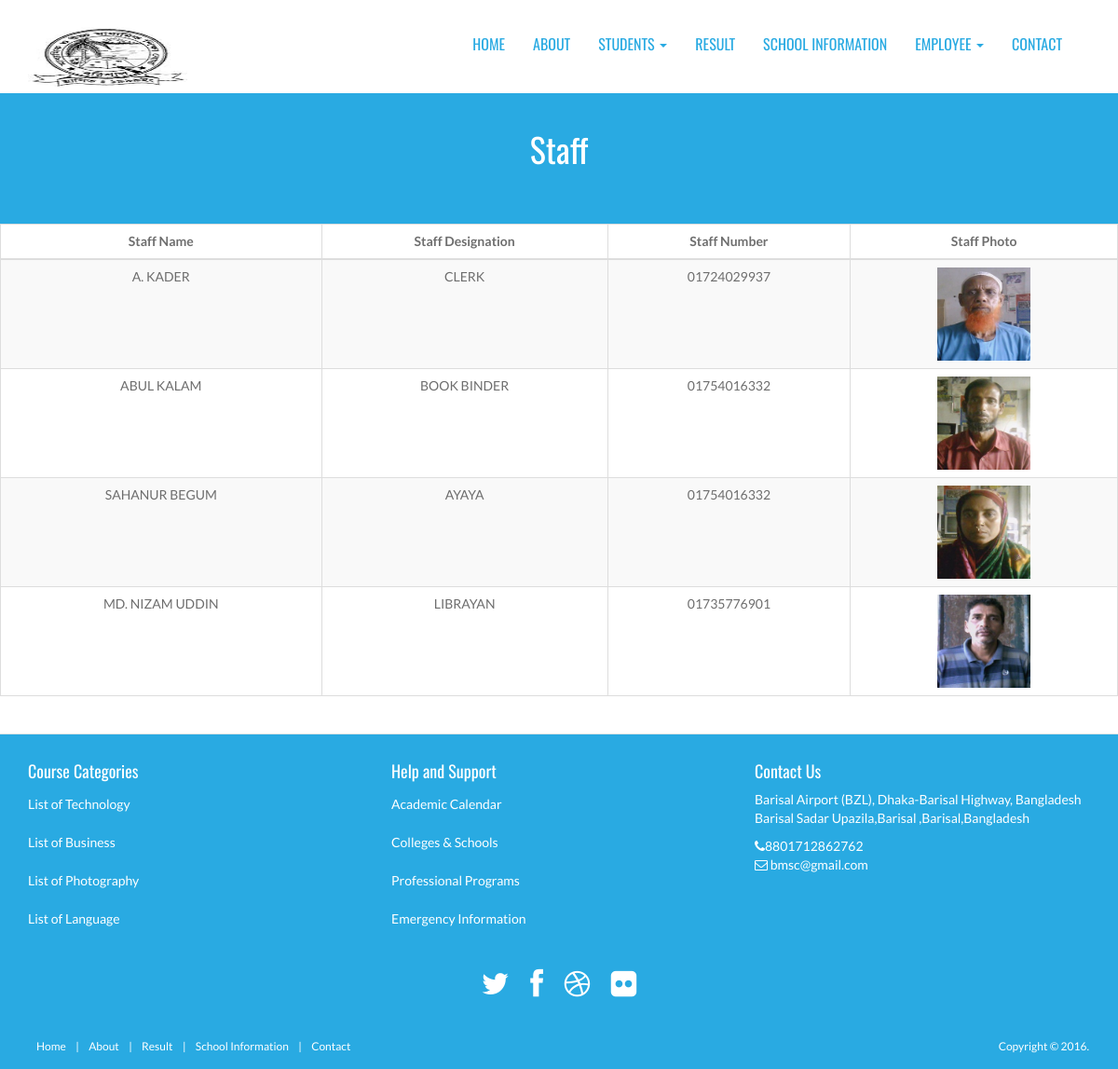
Page /staff.php on the committed database.
### tables this page shows
CREATE TABLE IF NOT EXISTS `tbl_staff` (
  `staff_id` int(3) NOT NULL AUTO_INCREMENT,
  `staff_name` varchar(100) NOT NULL,
  `staff_designation` varchar(100) NOT NULL,
  `staff_number` varchar(15) NOT NULL,
  `staff_photo` text NOT NULL,
  `publication_status` tinyint(1) NOT NULL,
  PRIMARY KEY (`staff_id`)
);

CREATE TABLE IF NOT EXISTS `tbl_category` (
  `category_id` int(3) NOT NULL AUTO_INCREMENT,
  `category_name` varchar(100) NOT NULL,
  `category_description` text NOT NULL,
  `publication_status` tinyint(1) NOT NULL,
  PRIMARY KEY (`category_id`)
);

CREATE TABLE IF NOT EXISTS `tbl_admission` (
  `admission_id` int(3) NOT NULL AUTO_INCREMENT,
  `admission_title` varchar(256) NOT NULL,
  `admission_description` text NOT NULL,
  `publication_status` smallint(1) NOT NULL,
  PRIMARY KEY (`admission_id`)
);

CREATE TABLE IF NOT EXISTS `tbl_address` (
  `address_id` int(3) NOT NULL AUTO_INCREMENT,
  `address` varchar(300) NOT NULL,
  `email` varchar(256) NOT NULL,
  `phone` varchar(15) NOT NULL,
  `publication_status` tinyint(1) NOT NULL,
  PRIMARY KEY (`address_id`)
);

### staff.php (called while the page is built, shortened)
<?php
include './index.php';

### classes/application.php (called while the page is built, shortened)
<?php
class Application {
    private $db_connect;
    public function __construct() {
        $host_name = 'localhost';
        $user_name = 'root';
        $password = '';
        $db_name = 'school-management-system';
        $this->db_connect = mysqli_connect($host_name, $user_name, $password, $db_name);
    }
    public function select_all_staff_info() {
        $sql = "SELECT * FROM tbl_staff WHERE publication_status=1";
        if (mysqli_query($this->db_connect, $sql)) {
            $query_result = mysqli_query($this->db_connect, $sql);
            return $query_result;
        } else {
            die('Query Problem' . mysqli_error($this->db_connect));
        }
    }
    public function select_all_contact_info() {
        $sql = "SELECT * FROM tbl_address WHERE publication_status=1";
        if (mysqli_query($this->db_connect, $sql)) {
            $query_result = mysqli_query($this->db_connect, $sql);
            return $query_result;
        } else {
            die('Query Problem' . mysqli_error($this->db_connect));
        }
    }
    public function select_all_category_info() {
        $sql = "SELECT * FROM tbl_category WHERE publication_status=1";
        if (mysqli_query($this->db_connect, $sql)) {
            $query_result = mysqli_query($this->db_connect, $sql);
            return $query_result;
        } else {
            die('Query Problem' . mysqli_error($this->db_connect));
        }
    }
    public function select_admission_info() {
        $sql = "SELECT * FROM tbl_admission WHERE publication_status=1";
        if (mysqli_query($this->db_connect, $sql)) {
            $query_result = mysqli_query($this->db_connect, $sql);
            return $query_result;
        } else {
            die('Query Problem' . mysqli_error($this->db_connect));
        }
    }
}

### pages/staff_content.php (the view)
<?php
    $query_result = $obj_app->select_all_staff_info();
?>
<header id="head" class="secondary">
    <div class="container">
        <h1>Staff</h1>
    </div>
</header>
<div class="box-content">
    <table class="table table-striped table-bordered bootstrap-datatable datatable" >
        <thead>
            <tr>
                <th class="text-center">Staff Name</th>
                <th class="text-center">Staff Designation</th>
                <th class="text-center">Staff Number</th>
                <th class="text-center">Staff Photo</th>
            </tr>
        </thead>
        <tbody>
            <?php while ($staff_info = mysqli_fetch_assoc($query_result)) { ?>
                <tr>
                    <td class="text-center"><?php echo $staff_info['staff_name']; ?></td>
                    <td class="text-center"><?php echo $staff_info['staff_designation']; ?></td>
                    <td class="text-center"><?php echo $staff_info['staff_number']; ?></td>
                    <td class="text-center"><img height="100px!important" src="assets/<?php echo $staff_info['staff_photo']; ?>" alt=""></td>
                </tr>
            <?php } ?>
        </tbody>
    </table>
</div>

### include/footer.php (shortened to what this page needs)
<?php
$query_result = $obj_app->select_all_contact_info();
$query_result1 = $obj_app->select_all_category_info();
$query_result2 = $obj_app->select_admission_info();
?>
<footer id="footer">
    <div class="container">
        <div class="row">
            <div class="footerbottom">
                <div class="col-md-4 col-sm-6">
                    <div class="footerwidget">
                        <h4>
                            Course Categories
                        </h4>
                        <div class="menu-course">
                            <?php while ($category_info = mysqli_fetch_assoc($query_result1)) { ?>
                                <ul class="menu">
                                    <li><a href="#"> <?php echo $category_info['category_name']; ?></a></li>
                                </ul>
                            <?php } ?>
                        </div>
                    </div>
                </div>
                <div class="col-md-4 col-sm-6">
                    <div class="footerwidget">
                        <h4>
                            Help and Support
                        </h4>
                        <?php while ($admission_info = mysqli_fetch_assoc($query_result2)) { ?>
                                <ul class="menu">
                                    <li><a href="#"> <?php echo $admission_info['admission_title']; ?></a></li>
                                </ul>
                            <?php } ?>
                    </div>
                </div>
                <div class="col-md-4 col-sm-6">
                    <div class="footerwidget">
                        <h4>Contact Us</h4>
                        <?php while ($contact_info = mysqli_fetch_assoc($query_result)) { ?>
                            <p><?php echo $contact_info['address']; ?></p>
                            <div class="contact-info">
                                <i class="fa fa-phone"></i><?php echo $contact_info['phone']; ?><br>
                                <i class="fa fa-envelope-o"></i> <?php echo $contact_info['email']; ?>
                            </div>
                        <?php } ?>
                    </div>
                </div>
            </div>
        </div>
        <div class="social text-center">
            <a href="https://twitter.com/" target="_blank"><i title="tweeter" class="fa fa-twitter"></i></a>
            <a href="https://www.facebook.com/" target="_blank"><i title="facebook" class="fa fa-facebook"></i></a>
            <a href="https://dribbble.com/" target="_blank"><i title="dribbble" class="fa fa-dribbble"></i></a>
            <a href="https://www.flickr.com" target="_blank"><i title="flickr" class="fa fa-flickr"></i></a>
        </div>
    </div>
    <div class="footer2">
        <div class="container">
            <div class="row">
                <div class="col-md-6 panel">
                    <div class="panel-body">
                        <p class="simplenav">
                            <a href="index.php">Home</a> |
                            <a href="about.php">About</a> |
                            <a href="result.php">Result</a> |
                            <a href="school_info.php">School Information</a> |
                            <a href="contact.php">Contact</a>
                    </div>
                </div>
                <div class="col-md-6 panel">
                    <div class="panel-body">
                        <p class="text-right">
                            Copyright &copy; 2016.
                        </p>
                    </div>
                </div>
            </div>
        </div>
    </div>
</footer>

### assets/front_end_assets/css/style.css (style rules this page uses)
body { font-family: 'Lato', sans-serif; font-weight: normal; color: #6E6E6E; }
h1, h2, h3, h4, h5, h6 { font-weight: normal; font-family: 'Oswald', sans-serif; }
h1, .h1, h2, .h2, h3, .h3 { margin-top: 30px; }
a { color:#3d84e6; }
#head { background-size: cover; height: 600px; text-align: center; color: white; font-weight: 300; position: relative; background-position-x: center; }
#head.secondary { height: 100px; min-height: 100px; padding-top: 0px; }
.panel { margin-bottom: 0px; background-color: transparent; border: 1px solid transparent; border-radius: 0px; -webkit-box-shadow: none; box-shadow: none; }
.panel-body { padding: 0px; }
ul, .list.custom-list ul { margin: 0 0 11px; list-style-type: none; padding-left: 10px; }
img { max-width: 100%; }
footer { border-top: 1px solid #e5e5e5; background: #29AAE2; margin-top: 40px; padding-top: 20px; color: #fff; }
ul.menu { padding: 0px; }
.menu li { padding: 5px 0px; }
.menu li a { color: #FFFFFF; }
.social { margin: 20px 0; }
.social a { font-size: 32px; margin: 0 10px; color: #FFFFFF; }
.footer2 { background: #29AAE2; padding: 15px 0; color: #aaa; font-size: 12px; }
.footer2 a { color: #FFF; }
.footer2 p { margin: 0; color: #fff; }
footer ul li { list-style: none; }
#head.secondary { padding-top: 0px; background: #29AAE2; background-size: cover; text-align: center; padding:10px 0; height: 140px; }
#head.secondary h1 { COLOR: #fff; text-align: center; }
.footer2 a { padding: 4px 8px; }

### rows in the picture
tbl_staff: staff_name "A. KADER", staff_designation "CLERK", staff_number "01724029937", staff_photo (picture)
tbl_staff: staff_name "ABUL KALAM", staff_designation "BOOK BINDER", staff_number "01754016332", staff_photo (picture)
tbl_staff: staff_name "SAHANUR BEGUM", staff_designation "AYAYA", staff_number "01754016332", staff_photo (picture)
tbl_staff: staff_name "MD. NIZAM UDDIN", staff_designation "LIBRAYAN", staff_number "01735776901", staff_photo (picture)
tbl_category: category_name "List of Technology"
tbl_category: category_name "List of Business"
tbl_category: category_name "List of Photography"
tbl_category: category_name "List of Language"
tbl_admission: admission_title "Academic Calendar"
tbl_admission: admission_title "Colleges & Schools"
tbl_admission: admission_title "Professional Programs"
tbl_admission: admission_title "Emergency Information"
tbl_address: address "Barisal Airport (BZL), Dhaka-Barisal Highway, Bangladesh Barisal Sadar Upazila,Barisal ,Barisal,Bangladesh", phone "8801712862762", email "bmsc@gmail.com"
